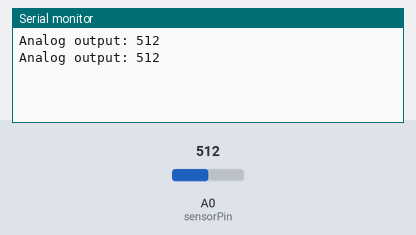
The sketch below on a simulated Arduino Uno, built with avr-gcc and run on an emulated ATmega328P. Parts: the last lines printed to the serial monitor. The test bench sets the inputs (shaded band); at power-on: A0 (sensorPin) = 512.

Above: at 1.8 s.
1.9 s: A0 (sensorPin) set to 716
At 2.8 s:
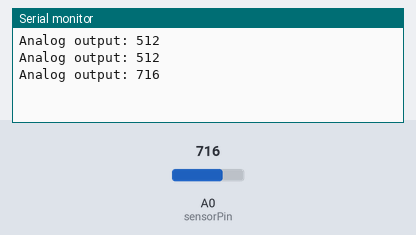
3.4 s: A0 (sensorPin) set to 900
At 4.9 s:
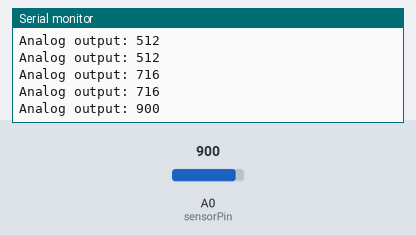
Timing chart, 0 to 6.4 s (numbered marks = the images above; inputs shaded):
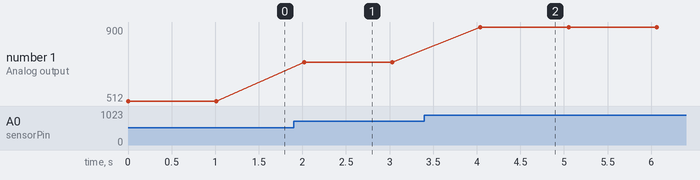

Measured:
- after the input at 1.9 s, the serial monitor: prints a new line after 0.12 s (image 1)
- after the input at 3.4 s, the serial monitor: prints a new line after 0.64 s (image 2)
- plotted number 1: 512 → 716 after the input at 1.9 s, 716 → 900 after the input at 3.4 s

The sketch:

sketch_soil_sensor.ino
```cpp
#define sensorPin A0

void setup() {
	Serial.begin(9600);
}

void loop() {
  // put your main code here, to run repeatedly:
	Serial.print("Analog output: ");
	Serial.println(readSensor());
	delay(1000);
}


int readSensor() {
	delay(10);							// Allow power to settle
	int val = analogRead(sensorPin);	// Read the analog value form sensor
	return val;							// Return analog moisture value
}
```
